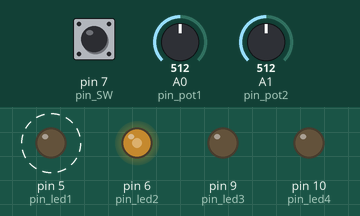
This sketch was run on a simulated Arduino Uno, built with avr-gcc and run on an emulated ATmega328P. On the bench: output pins drawn as LEDs (lit = HIGH). Dashed ring = blinking. The test bench sets the inputs (shaded band); at power-on: A1 (pin_pot2) = 512, A0 (pin_pot1) = 512, pin 7 (pin_SW) HIGH.

Above: at 3.0 s.
3.1 s: A1 (pin_pot2) set to 716
At 3.7 s:
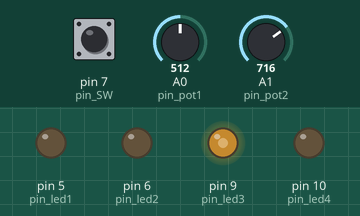
7.0 s: A1 (pin_pot2) set to 900
At 9.2 s:
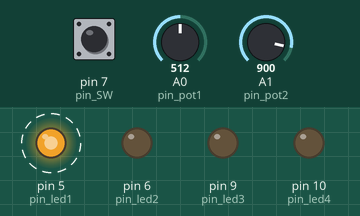
11.9 s: A1 (pin_pot2) set to 122
At 14.1 s:
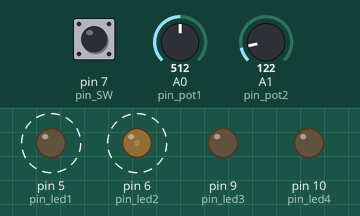
16.3 s: A0 (pin_pot1) set to 122
19.8 s: A0 (pin_pot1) set to 306
At 20.27 s:
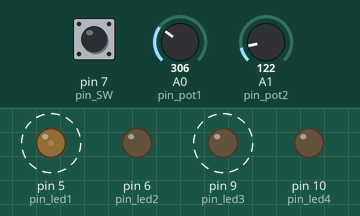
23.3 s: A1 (pin_pot2) set to 511
Timing chart, 0 to 27.8 s (numbered marks = the images above; inputs shaded):
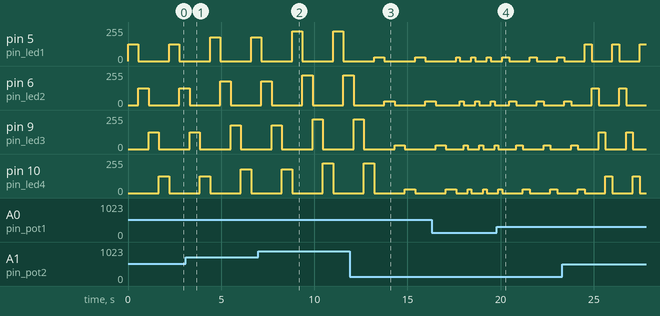

Measured:
- after the input at 19.8 s, pin 5 (pin_led1), pin 6 (pin_led2): alternates 30/255 for 0.37 s and 0/255 for 1.1 s, starting after 0.66 s; pin 9 (pin_led3): alternates 30/255 for 0.37 s and 0/255 for 1.1 s, starting after 1.0 s
- by itself, pin 5 (pin_led1): alternates 224/255 for 0.55 s and 0/255 for 1.7 s

The sketch:

LV03_ZAD06.ino
```cpp
int pin_pot1 = A0;
int pin_pot2 = A1;

int pin_led1 = 5;
int pin_led2 = 6;
int pin_led3 = 9;
int pin_led4 = 10;

int pin_SW = 7;

int AD_value1 = 0;
int AD_value2 = 0;

void setup() {
  pinMode(pin_pot1, INPUT);
  pinMode(pin_pot2, INPUT);

  pinMode(pin_led1, OUTPUT);
  pinMode(pin_led2, OUTPUT);
  pinMode(pin_led3, OUTPUT);
  pinMode(pin_led4, OUTPUT);

  pinMode(pin_SW, INPUT_PULLUP);
}

void loop() {
  AD_value1 = analogRead(pin_pot1); //vrijednost 1. potenciometra
  AD_value2 = analogRead(pin_pot2); //vrijednost 2. potenciometra

  int nDelay = map(AD_value1, 0, 1023, 100, 1000); //vrijednost (0-1023) pretvaramo u (100-1000)
  int nBright = map(AD_value2, 0, 1023, 0, 255); //vrijednost (0-1023) pretvaramo u (0-255)

  if(digitalRead(pin_SW) == HIGH){    //ako je sklopka isključena
    analogWrite(pin_led1, nBright);
    delay(nDelay);

    analogWrite(pin_led1, 0);
    analogWrite(pin_led2, nBright);
    delay(nDelay);

    analogWrite(pin_led2, 0);
    analogWrite(pin_led3, nBright);
    delay(nDelay);

    analogWrite(pin_led3, 0);
    analogWrite(pin_led4, nBright);
    delay(nDelay);

    analogWrite(pin_led4, 0);
  }
  else{
    analogWrite(pin_led4, nBright);
    delay(nDelay);

    analogWrite(pin_led4, 0);
    analogWrite(pin_led3, nBright);
    delay(nDelay);

    analogWrite(pin_led3, 0);
    analogWrite(pin_led2, nBright);
    delay(nDelay);

    analogWrite(pin_led2, 0);
    analogWrite(pin_led1, nBright);
    delay(nDelay);

    analogWrite(pin_led1, 0);
  }

}
```
